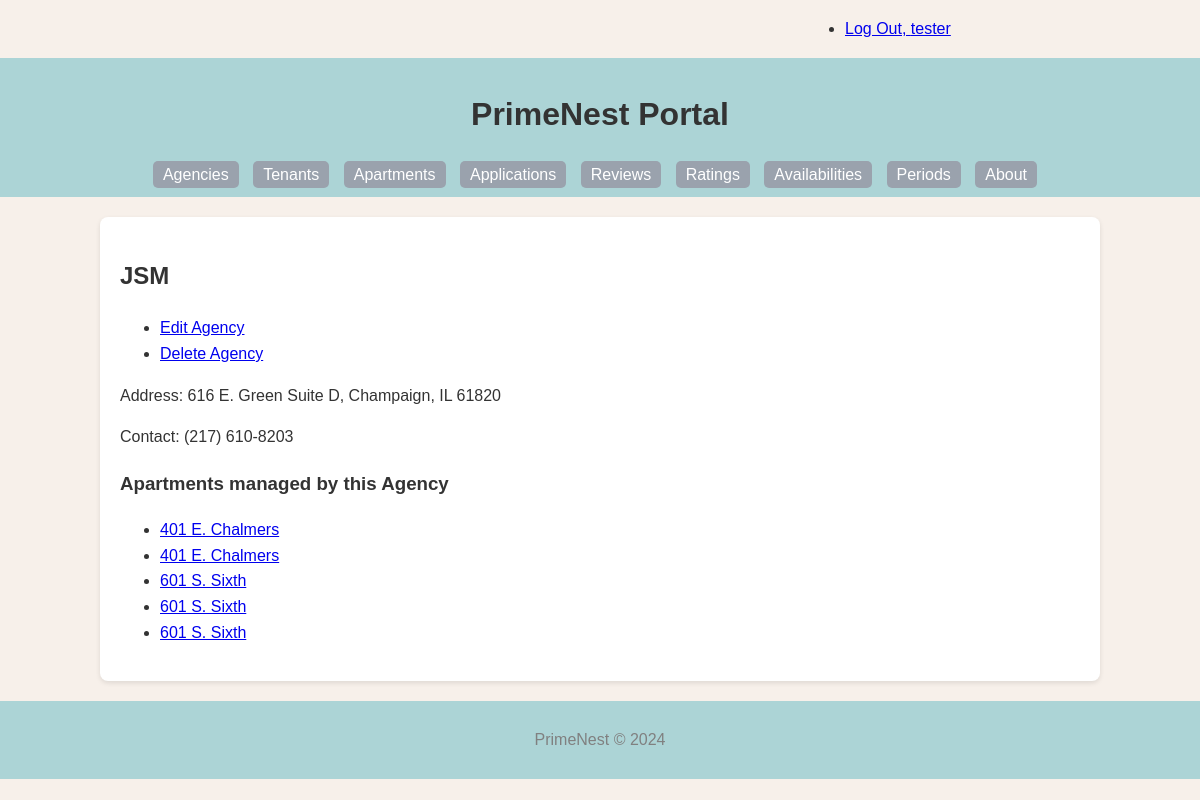
Screenshot of /agency/1/ (signed in) with the database file from the repository.
### PrimeNest/models.py (models this page shows, shortened)
class Agency(models.Model):
    agency_id = models.AutoField(primary_key=True)
    agency_name = models.CharField(max_length=255)
    disambiguator = models.CharField(max_length=255, blank=True, default='')
    contact = models.CharField(max_length=255, blank=True)
    address = models.CharField(max_length=255, blank=True)
    def get_update_url(self):
        return reverse('primenest_agency_update_urlpattern',
                       kwargs={'pk': self.pk}
                       )
    def get_delete_url(self):
        return reverse('primenest_agency_delete_urlpattern',
                       kwargs={'pk': self.pk}
                       )
    class Meta:
        verbose_name = _("Agency")
        verbose_name_plural = _("Agencies")
        ordering = ['agency_name', 'disambiguator']
        constraints = [
            models.UniqueConstraint(fields=['agency_name', 'disambiguator'], name='unique_agency')
        ]

class Apartment(models.Model):
    apt_id = models.AutoField(primary_key=True)
    address = models.CharField(max_length=255, blank=True)
    bedroom = models.IntegerField(blank=True, null=True)
    bathroom = models.IntegerField(blank=True, null=True)
    link = models.URLField(blank=True)
    is_studio = models.BooleanField(default=False)
    description = models.TextField(blank=True)
    agency = models.ForeignKey(Agency, related_name='apartments', on_delete=models.CASCADE)
    def get_absolute_url(self):
        return reverse('primenest_apartment_detail_urlpattern',
                       kwargs={'pk': self.pk}
                       )
    class Meta:
        verbose_name = _("Apartment")
        verbose_name_plural = _("Apartments")
        ordering = ['apt_id']

### PrimeNest/views.py (the view)
class AgencyDetail(LoginRequiredMixin, PermissionRequiredMixin, DetailView):
    model = Agency
    permission_required = 'PrimeNest.view_agency'
    def get_context_data(self, **kwargs):
        context = super().get_context_data(**kwargs)
        agency = self.get_object()
        context['apartments'] = agency.apartments.all()
        return context

### PrimeNest/templates/PrimeNest/agency_detail.html (shortened to what this page needs)
{% extends 'PrimeNest/base.html' %}
{% block content %}
    <h2>{{ agency.agency_name }}</h2>
    <ul class="button">
        {% if perms.PrimeNest.change_agency %}
            <li>
                <a href="{{ agency.get_update_url }}" class="button button-primary">Edit Agency</a>
            </li>
        {% endif %}
        {% if perms.PrimeNest.delete_agency %}
            <li>
                <a href="{{ agency.get_delete_url }}" class="button button-primary">Delete Agency</a>
            </li>
        {% endif %}
    </ul>
    <p>Address: {{ agency.address }}</p>
    <p>Contact: {{ agency.contact }}</p>
    <section>
        <h3>Apartments managed by this Agency</h3>
        <ul>
            {% for apartment in apartments %}
                <li><a href="{{ apartment.get_absolute_url }}">{{ apartment.address }}</a></li>
            {% empty %}
                <li><em>No apartments found for this agency.</em></li>
            {% endfor %}
        </ul>
    </section>
{% endblock %}

### PrimeNest/templates/PrimeNest/base.html (shortened to what this page needs)
{% load static %}
<!DOCTYPE html>
<html lang="en">
<head>
    <link rel="stylesheet" href="{% static 'PrimeNest/style.css' %}">
</head>
<body>
    <div class="status row">
        <div class="offset-by-eight four columns">
            <ul class="inline">
                {% if user.is_authenticated %}
                    <li><a href="{% url 'logout_urlpattern' %}">
                        Log Out, {{ user.get_username }}</a></li>
                {% else %}
                    <li><a href="{% url 'login_urlpattern' %}">
                        Log In</a></li>
                {% endif %}
            </ul>
        </div>
    </div>
    <header>
        <h1>PrimeNest Portal</h1>
        <nav>
            <ul>
                <li><a href="{% url 'primenest_agency_list_urlpattern' %}">Agencies</a></li>
                <li><a href="{% url 'primenest_tenant_list_urlpattern' %}">Tenants</a></li>
                <li><a href="{% url 'primenest_apartment_list_urlpattern' %}">Apartments</a></li>
                <li><a href="{% url 'primenest_application_list_urlpattern' %}">Applications</a></li>
                <li><a href="{% url 'primenest_review_list_urlpattern' %}">Reviews</a></li>
                <li><a href="{% url 'primenest_rating_list_urlpattern' %}">Ratings</a></li>
                <li><a href="{% url 'primenest_availability_list_urlpattern' %}">Availabilities</a></li>
                <li><a href="{% url 'primenest_period_list_urlpattern' %}">Periods</a></li>
                <li><a href="{% url 'about_urlpattern' %}">About</a></li>
            </ul>
        </nav>
    </header>
    <main>
        {% block content %}
        {% endblock %}
    </main>
    <footer>
        <p>PrimeNest © 2024</p>
    </footer>
</body>
</html>

### PrimeNest/static/PrimeNest/style.css (style rules this page uses)
body { font-family: Arial, sans-serif; line-height: 1.6; margin: 0; padding: 0; background: #F7F0EA; color: #333; }
header { background: #ACD4D6; color: #fff; padding: 10px 0; text-align: center; }
nav ul { list-style: none; padding: 0; margin: 0; }
nav ul li { display: inline; margin-right: 10px; }
nav ul li a { color: white; text-decoration: none; padding: 5px 10px; background-color: #9AA2AD; border-radius: 5px; }
main { padding: 20px; background: white; width: 80%; margin: 20px auto; box-shadow: 0 2px 5px rgba(0,0,0,0.1); border-radius: 8px; }
footer { text-align: center; padding: 10px 0; background: #ACD4D6; color: gray; }
h1, h2 { color: #333; }
.row { display: flex; flex-wrap: wrap; margin-right: -15px; margin-left: -15px; }
.four.columns { flex: 0 0 33.33333%; max-width: 33.33333%; }
.offset-by-eight { margin-left: 66.66667%; }

### rows the page displays
Agency: agency_name "JSM", address "616 E. Green Suite D, Champaign, IL 61820", contact "(217) 610-8203"
Apartment: address "401 E. Chalmers"
Apartment: address "401 E. Chalmers"
Apartment: address "601 S. Sixth"
Apartment: address "601 S. Sixth"
Apartment: address "601 S. Sixth"

### other values shown
{{ user.get_username }} "tester"
